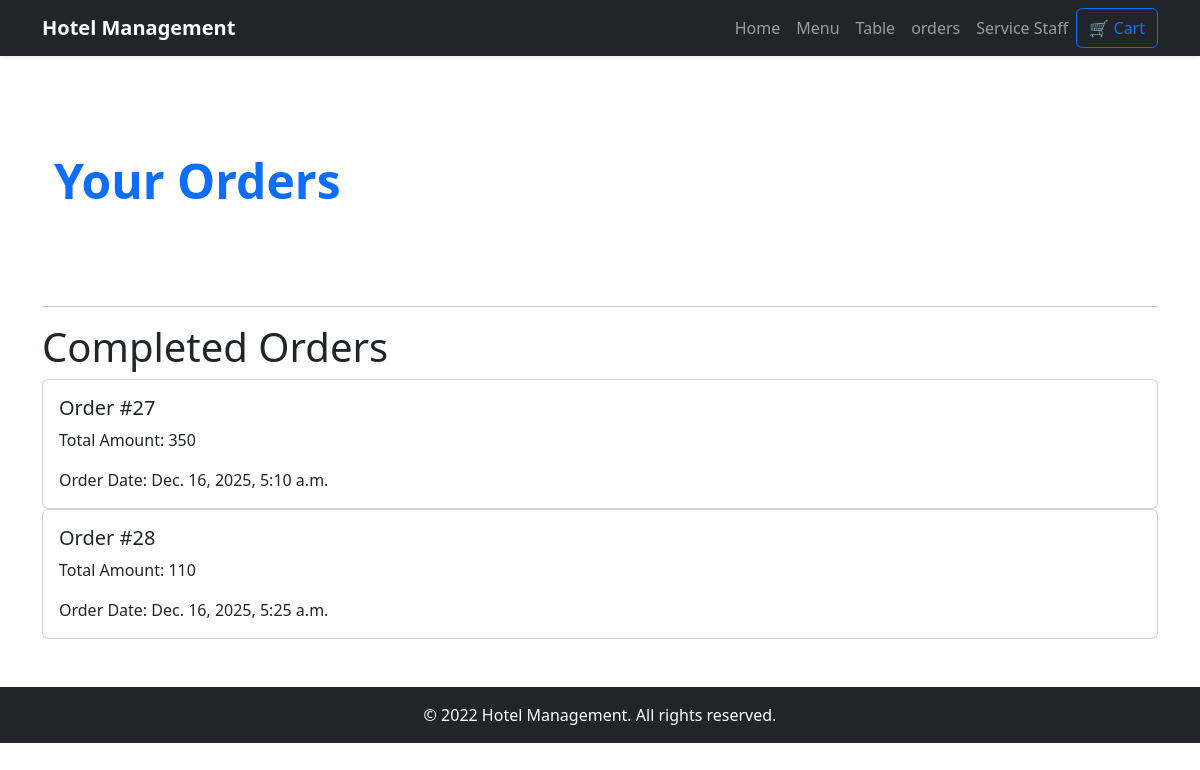
The app's page /orders/order-list/ (signed in), older data.
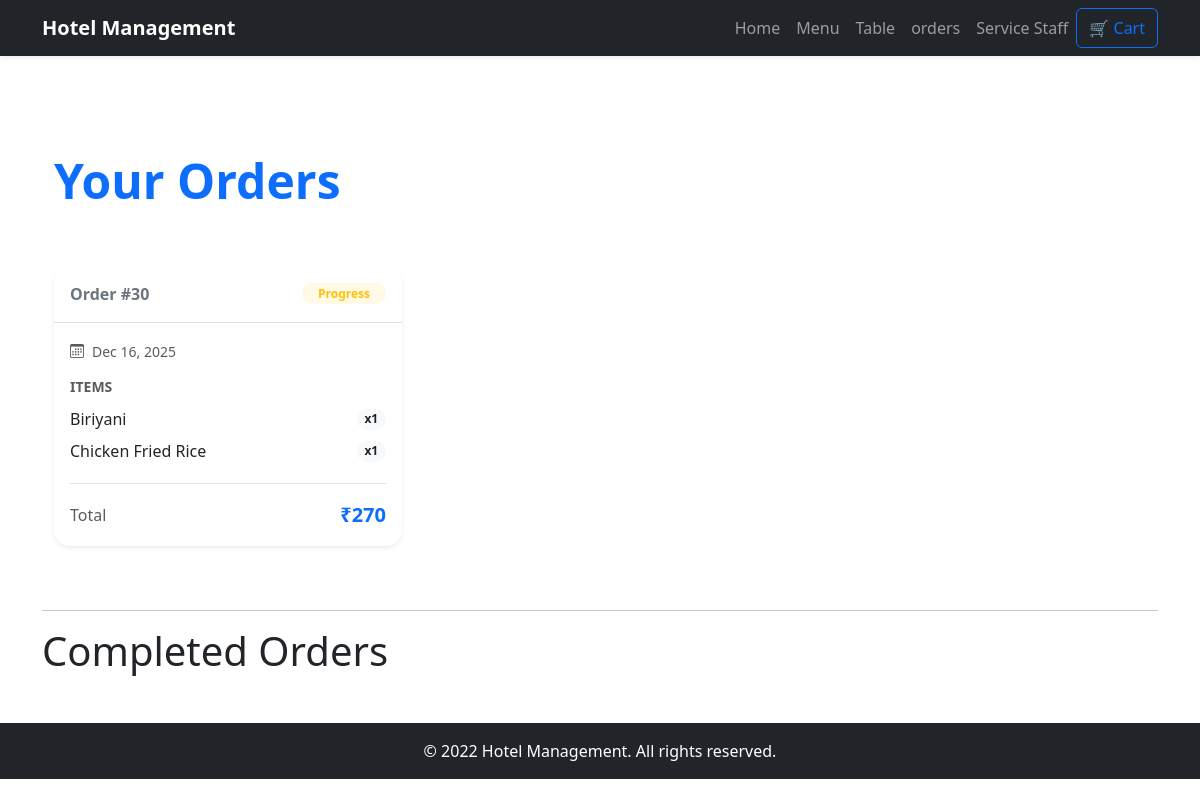
The same page, newer data.
### orders/models.py (models this page shows, shortened)
class order(models.Model):
    status_choice = (
        ('progress','progress'),
        ('ready','ready'),
        ('completed','completed'),
        ('cancelled','cancelled')
    )
    cart_user = models.ForeignKey(Cart_User,on_delete=models.CASCADE)
    kitchen_staff = models.ForeignKey(CustomUser,on_delete=models.CASCADE,related_name='kitchen_staff',null=True,blank=True)
    waiter = models.ForeignKey(CustomUser,on_delete=models.CASCADE,related_name='waiter',null=True,blank=True)
    total_amount = models.IntegerField()
    order_date = models.DateTimeField(auto_now_add=True)
    pickup_time = models.TimeField(blank=True,null=True)
    vechile_number = models.CharField(max_length=100)
    status = models.CharField(max_length=100,choices=status_choice,default='progress')

class order_items(models.Model):
    cart_user = models.ForeignKey(Cart_User,on_delete=models.CASCADE)
    order = models.ForeignKey(order,on_delete=models.CASCADE,related_name='order_items')
    menu = models.ForeignKey(Menu,on_delete=models.CASCADE)
    quantity = models.IntegerField(default=1)

### accounts/models.py (models this page shows, shortened)
class Menu(models.Model):
    food_type_choice = (
        ('veg','veg'),
        ('non-veg','non-veg'),
    )
    food_category = (
        ('starters','starters'),
        ('main_course','main_course'),
        ('dessert','dessert'),
        ('side_dish','side_dish'),
        ('indian','indian'),
        ('chinese','chinese'),
        ('italian','italian'),
        ('japanese','japanese'),
    )
    name = models.CharField(max_length=100)
    price = models.IntegerField()
    description = models.TextField()
    images = models.ImageField(upload_to='menu_images/',null=True,blank=True,default='images/default.jpg')
    food_type = models.CharField(max_length=100,choices=food_type_choice,null=True,blank=True)
    food_category = models.CharField(max_length=100,choices=food_category,null=True,blank=True)

### orders/views.py (the view, shortened to what this page needs)
# urls.py: path('order-list/', OrderListView.as_view(), name='order-list'),
class OrderListView(LoginRequiredMixin,View):
    def get(self,request):
        user = request.user
        print(user.id)
        if user.role == 'guest':
            try:
                cart_user = Cart_User.objects.get(user=user)
            except Cart_User.DoesNotExist:
                return JsonResponse({'success': False, 'message': 'Cart user not found'})
            try:
                orders = order.objects.filter(cart_user=cart_user).prefetch_related('order_items').order_by('-pickup_time')
                tot = 0
                for i in orders:
                    tot += i.total_amount
                print(tot)
            except Exception as e:
                return JsonResponse({'success': False, 'message': str(e)})
        return render(request,'order_list.html',{'orders':orders})

### orders/templates/order_list.html (shortened to what this page needs)
{% extends 'base.html' %}
{% block content %}
<div class="container py-5">
    <div class="d-flex justify-content-between align-items-center mb-5">
        {% if user.role == 'guest' %}
        <h1 class="display-5 fw-bold text-primary">Your Orders</h1>
        {% elif user.role == 'waiter' %}
        <h1 class="display-5 fw-bold text-primary">Orders Ready for Pickup</h1>
        {% endif %}
    </div>
    {% if orders %}
    <div class="row row-cols-1 row-cols-md-2 row-cols-lg-3 g-4">
        {% for details in orders %}
        {%if details.status == 'progress' or details.status == 'ready' %}
        <div class="col">
            <div class="card h-100 shadow-sm border-0 rounded-4 overflow-hidden">
                <div class="card-header bg-white border-bottom py-3 d-flex justify-content-between align-items-center">
                    <span class="fw-bold text-secondary">Order #{{ details.id }}</span>
                    {% if details.status == 'ready' %}
                       <span class="badge bg-success bg-opacity-10 text-success rounded-pill px-3">Ready</span>
                    {% elif details.status == 'completed' %}
                       <span class="badge bg-secondary bg-opacity-10 text-secondary rounded-pill px-3">Completed</span>
                    {% else %}
                       <span class="badge bg-warning bg-opacity-10 text-warning rounded-pill px-3">{{ details.status|title }}</span>
                    {% endif %}
                </div>
                <div class="card-body">
                    {% if user.role == 'waiter' %}
                    <div class="mb-3">
                         <h6 class="text-muted text-uppercase small fw-bold mb-2">Pickup Details</h6>
                         <div class="d-flex align-items-center mb-1">
                             <i class="bi bi-clock me-2 text-primary"></i>
                             <span>{{ details.pickup_time|time:"H:i" }}</span>
                         </div>
                         <div class="d-flex align-items-center">
                             <i class="bi bi-car-front me-2 text-primary"></i>
                             <span>{{ details.vechile_number|default:"N/A" }}</span>
                         </div>
                    </div>
                    {% else %}
                    <div class="mb-3">
                        <small class="text-muted"><i class="bi bi-calendar3 me-2"></i>{{ details.order_date|date:"M d, Y" }}</small>
                    </div>
                    {% endif %}
                    <h6 class="text-muted text-uppercase small fw-bold mb-2">Items</h6>
                    <ul class="list-group list-group-flush mb-3 rounded-3">
                        {% for item in details.order_items.all %}
                        <li class="list-group-item d-flex justify-content-between align-items-center px-0 border-0 py-1">
                            <span>{{ item.menu.name }}</span>
                            <span class="badge bg-light text-dark rounded-pill">x{{ item.quantity }}</span>
                        </li>
                        {% endfor %}
                    </ul>
                    <div class="mt-auto pt-3 border-top d-flex justify-content-between align-items-center">
                        <span class="text-muted">Total</span>
                        <span class="fs-5 fw-bold text-primary">₹{{ details.total_amount }}</span>
                    </div>
                </div>
            </div>
        </div>
        {% endif %}
        {% endfor %}
    </div>
    {% endif %}
</div>
<hr>
<h1>Completed Orders</h1>
    {%for i in orders%}
    {%if i.status == 'completed'%}
    <div class="card">
        <div class="card-body">
            <h5 class="card-title">Order #{{ i.id }}</h5>
            <p class="card-text">Total Amount: {{ i.total_amount }}</p>
            <p class="card-text">Order Date: {{ i.order_date }}</p>
        </div>
    </div>
    {%endif%}
    {% endfor %}
{% endblock %}

### templates/base.html (shortened to what this page needs)
{% load crispy_forms_tags %}
{% load static %}
<!DOCTYPE html>
<html lang="en">
<head>
    <link href="https://cdn.jsdelivr.net/npm/bootstrap@5.3.2/dist/css/bootstrap.min.css" rel="stylesheet">
    <link rel="stylesheet" href="https://cdn.datatables.net/1.13.6/css/jquery.dataTables.min.css">
    <link rel="stylesheet" href="https://cdn.jsdelivr.net/npm/bootstrap-icons@1.13.1/font/bootstrap-icons.min.css">
</head>
<body>
    {% include 'header.html' %}
    <main class="container my-5">
        {% block content %}{% endblock %}
    </main>
    {% include 'footer.html' %}
</body>
</html>

### templates/header.html (shortened to what this page needs)
<header>
    <nav class="navbar navbar-expand-lg navbar-dark bg-dark shadow-sm">
        <div class="container">
            <a class="navbar-brand fw-bold" href="#">Hotel Management</a>
            <div class="collapse navbar-collapse" id="navbarNav">
                <ul class="navbar-nav ms-auto">
                    {%if user.role == 'guest'%}
                    <li class="nav-item"><a class="nav-link" href="{% url 'table_reservation:guesthome' %}">Home</a></li>
                    {%elif user.role == 'kitchen_staff'%}
                    <li class="nav-item"><a class="nav-link" href="{% url 'orders:kitchen-staff' %}">Home</a></li>
                    {%else%}
                    <li class="nav-item"><a class="nav-link" href="{% url 'accounts:management' %}">Home</a></li>
                    {%endif%}
                    <li class="nav-item"><a class="nav-link" href="#menu-list">Menu</a></li>
                    <li class="nav-item"><a class="nav-link" href="#table-list">Table</a></li>
                    {%if user.role != 'admin' and user.role != 'kitchen_staff'%}
                    <li class="nav-item"><a class="nav-link" href="{% url 'orders:order-list' %}">orders</a></li>
                    {%endif%}
                    {%if user.role != 'admin' and user.role != 'kitchen_staff' and user.role != 'waiter'%}
                    <li class="nav-item"><a class="nav-link" href="{% url 'orders:service-staff' %}">Service Staff</a></li>
                    {%endif%}
                    {% if request.user.role == 'guest' %}
                        <button class="cart-items btn btn-outline-primary"
                                type="button"
                                data-bs-toggle="offcanvas"
                                data-bs-target="#cartOffcanvas">
                            🛒 Cart
                        </button>
                    {% endif %}
                </ul>
            </div>
        </div>
    </nav>
</header>

### templates/footer.html
<footer class="bg-dark text-white py-3 mt-auto">
    <div class="container text-center">
        <p class="mb-0">&copy; 2022 Hotel Management. All rights reserved.</p>
    </div>
</footer>

Row changes from the older to the newer data that the page shows:
removed order: id "27", total_amount "350", order_date "Dec. 16, 2025, 5:10 a.m.", shown under "Completed Orders"
removed order: id "28", total_amount "110", order_date "Dec. 16, 2025, 5:25 a.m.", shown under "Completed Orders"
added order: id "30", status "Progress", order_date "Dec 16, 2025", total_amount "270", shown under "Your Orders"
added order_items: menu.name "Biriyani", quantity "1"
added order_items: menu.name "Chicken Fried Rice", quantity "1"
